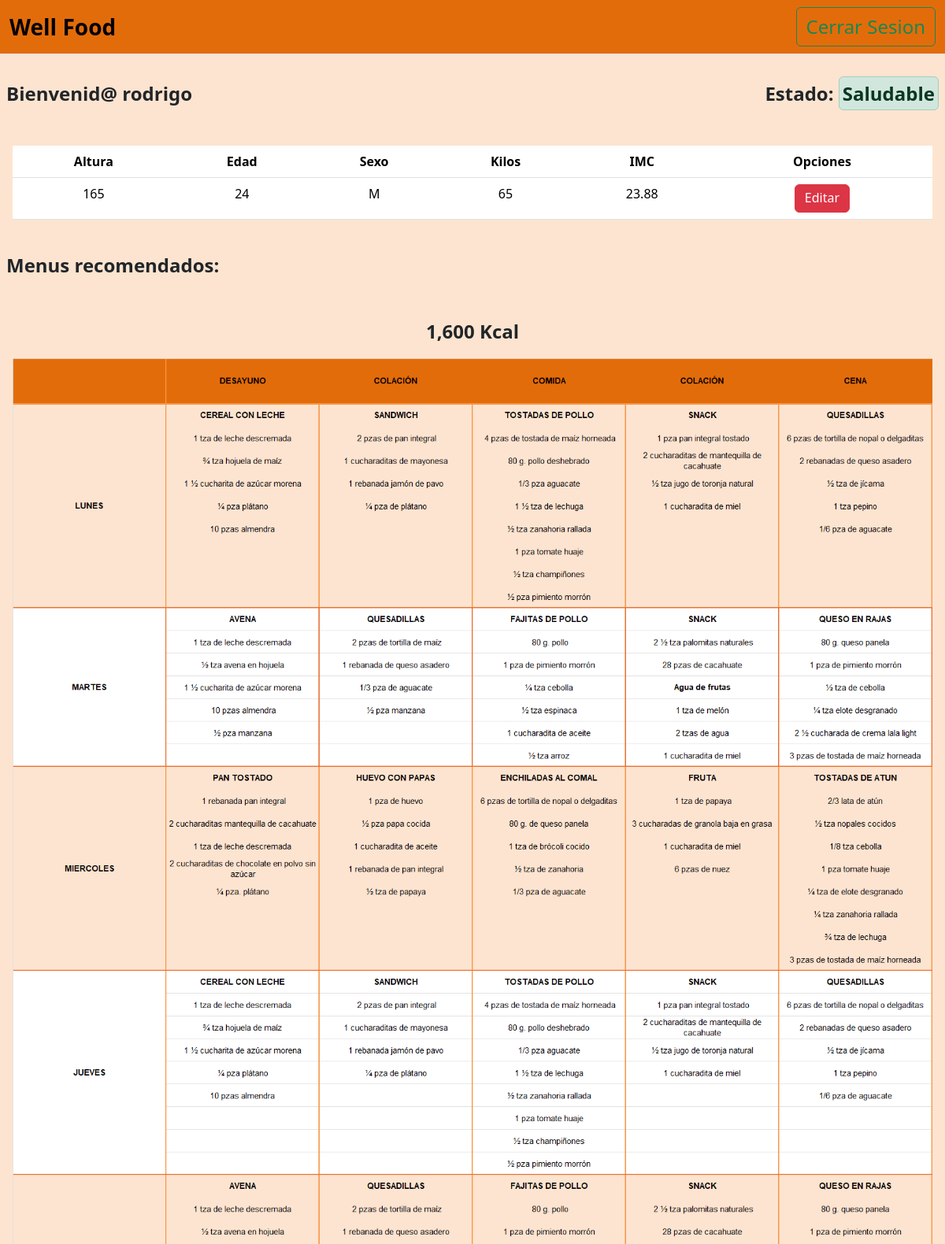
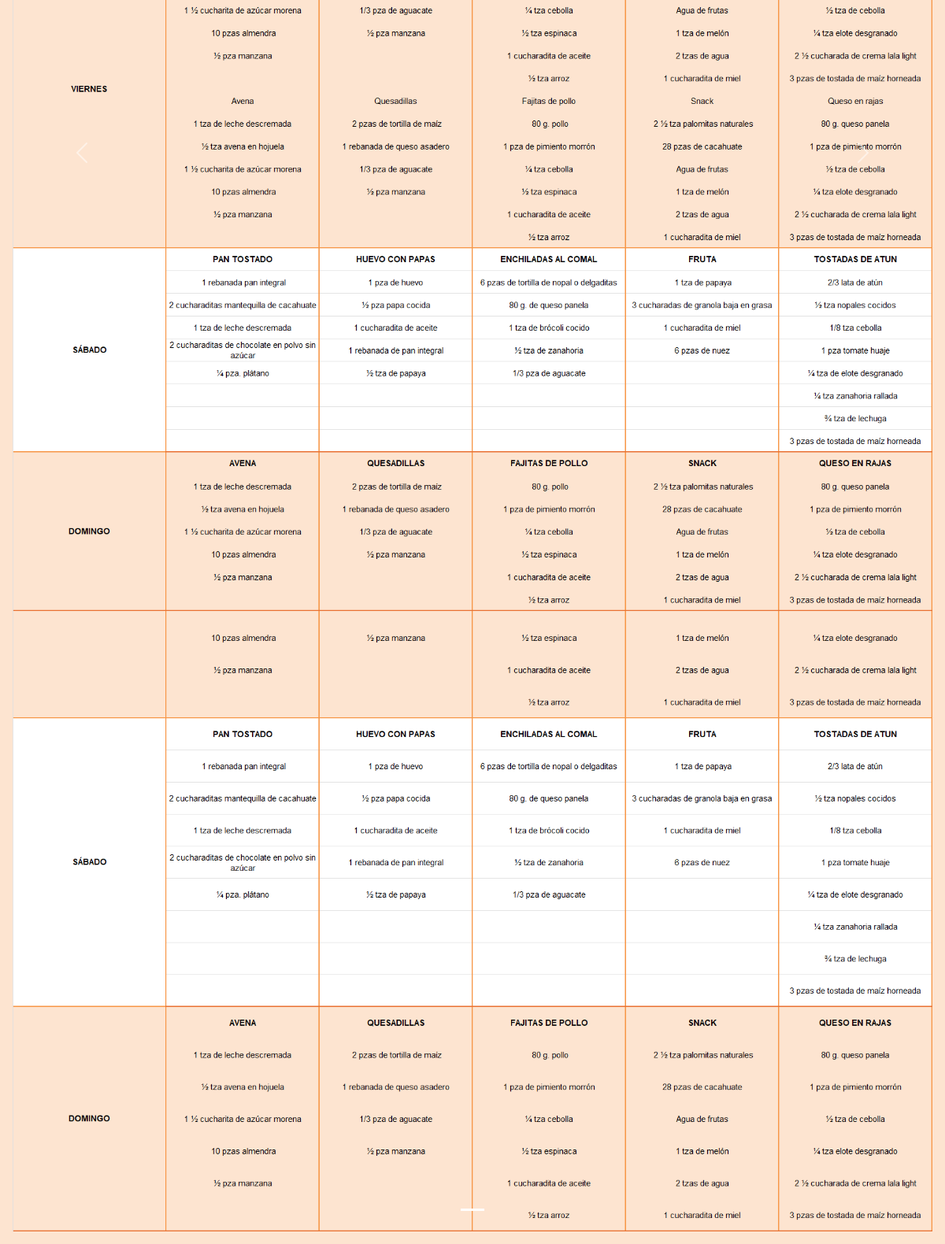
The app's page /dashboard (signed in) with its own data (2 pictures, top to bottom).
### tables this page shows
CREATE TABLE metric
( metric_id INTEGER PRIMARY KEY AUTOINCREMENT,
  user_id INTEGER,
  altura INTEGER NOT NULL,
  edad INTEGER NOT NULL,
  sexo VARCHAR(1) NOT NULL, kilos INTEGER NOT NULL,
  CONSTRAINT fk_users
    FOREIGN KEY (user_id)
    REFERENCES users(user_id)
);

### app.py (the view)
@app.route('/dashboard', methods=["GET", "POST"])
def dashboard():
  if 'user_id' in session:
    user = con.execute('SELECT * FROM users WHERE user_id = ?', (session['user_id'], )).fetchone()
    msg = 'Bienvenid@ '+user[1]
    metrics = con.execute('SELECT * FROM metric WHERE user_id = ?', (session['user_id'], )).fetchone()
    if metrics != None:
      imc = float((metrics[5]) / (metrics[2]/100)**2)
      if imc > 18.5 and imc < 24.9:
        oper = [0,"Saludable",metrics[4]]
      elif imc > 25 and imc < 29.9:
        oper = [1,"Sobrepeso",metrics[4]]
      elif imc > 30:
        oper = [2,"Obesidad",metrics[4]]
    if metrics == None:
      return redirect(url_for('info'))
    return render_template('dashboard.html', username=user[1], msg=msg, metrics=metrics, imc=("%.2f" % imc), oper=oper)
  return redirect(url_for('login'))

### templates/dashboard.html (shortened to what this page needs)
<!DOCTYPE html>
<html lang="en">
<head>
  <link rel="stylesheet" type="text/css" href="{{ url_for('static',filename='styles/styles.css') }}">
  <link href="https://cdn.jsdelivr.net/npm/bootstrap@5.3.3/dist/css/bootstrap.min.css" rel="stylesheet">
</head>
<body class="orange">
  <nav class="navbar title border-bottom border-body">
    <div class="container-fluid color-lightdark">
      <span class="navbar-brand mb-0 fs-3 fw-bold">Well Food</span>
      <form class="d-flex" role="button">
        <button type="button" class="fs-4 btn btn-outline-success" onclick="location.href='{{ url_for('home') }}'">Cerrar Sesion</button>
      </form>
    </div>
  </nav>
  <div class="d-flex justify-content-between p-2 fs-4 fw-bold">
    <div class="mt-4">{{ msg }}</div>
    {% if metrics != None %}
      {% if oper[1] == 'Saludable' %}
      <div class="mt-4">Estado: <span class="alert alert-success p-1">{{oper[1]}}</span> </div>
      {% endif %}
    {% endif %}
  </div>
  {% if metrics != None %}
    <div class="p-3 vh-30 mt-4 text-center">
      <table class="table">
        <thead class="">
          <tr class="">
            <th scope="col">Altura</th>
            <th scope="col">Edad</th>
            <th scope="col">Sexo</th>
            <th scope="col">Kilos</th>
            <th scope="col">IMC</th>
            <th scope="col">Opciones</th>
          </tr>
        </thead>
        <tbody class="">
          <tr class="">
            <td>{{ metrics[2] }}</td>
            <td>{{ metrics[3] }}</td>
            <td>{{ metrics[4] }}</td>
            <td>{{ metrics[5] }}</td>
            <td>{{ imc }}</td>
            <td>
              <a href="/dashboard/delete/{{ metrics.1 }}" class="btn btn-danger pt-1">Editar</a>
            </td>
          </tr>
        </tbody>
      </table>
    </div>
  {% endif %}
  <nav class="fs-4 fw-bold p-2"> Menus recomendados:</nav>
  {% if oper[0] == 0 %}
  <div class="orange p-3 vh-30 mt-4 text-center">
    <div id="carouselExampleIndicators" class="carousel slide">
      <div class="carousel-indicators">
        <button type="button" data-bs-target="#carouselExampleIndicators" data-bs-slide-to="0" class="active" aria-current="true" aria-label="Slide 1"></button>
      </div>
      <div class="carousel-inner">
        <div class="carousel-item active">
          <p class="fs-4 fw-bold">1,600 Kcal</p>
          <img src="/static/saludable/menu7.png" class="d-block w-100" alt="...">
        </div>
      </div>
      <button class="carousel-control-prev" type="button" data-bs-target="#carouselExampleIndicators" data-bs-slide="prev">
        <span class="carousel-control-prev-icon" aria-hidden="true"></span>
      </button>
      <button class="carousel-control-next" type="button" data-bs-target="#carouselExampleIndicators" data-bs-slide="next">
        <span class="carousel-control-next-icon" aria-hidden="true"></span>
      </button>
    </div>
  </div>
  {% endif %}
</body>
</html>

### static/styles/styles.css (style rules this page uses)
.orange { background-color: #FDE4D0; }
.title { background-color: #E36C0A; }

### records on screen
metric: altura "165", edad "24", sexo "M", kilos "65"

### other values on screen
{{ msg }} "Bienvenid@ rodrigo"
{{ oper[1] }} "Saludable"
{{ imc }} "23.88"
